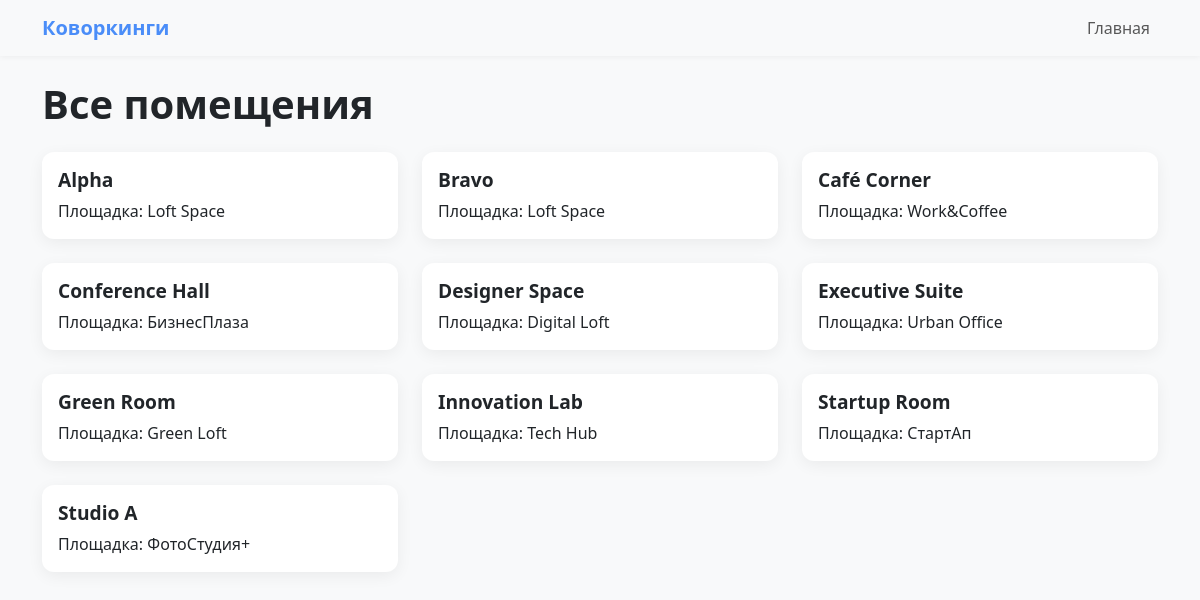
The page /places/ on the database its author committed.
### sait/models.py (models this page shows, shortened)
class Room(models.Model):
    location = models.ForeignKey(
        Location,
        on_delete=models.CASCADE,
        related_name='rooms',            # у Location появляется location.rooms
        verbose_name='Площадка'
    )
    name = models.CharField(
        max_length=150,
        verbose_name='Название комнаты'
    )
    capacity = models.PositiveIntegerField(
        verbose_name='Вместимость'
    )
    price_per_hour = models.DecimalField(
        max_digits=10,
        decimal_places=2,
        verbose_name='Цена за час'
    )
    description = models.TextField(
        blank=True,
        verbose_name='Описание комнаты'
    )
    rating = models.FloatField(
        default=0.0,
        verbose_name='Рейтинг')
    is_active = models.BooleanField(
        default=True,
        verbose_name='Активно')
    image = models.ImageField(
        upload_to='room_images/',
        blank=True,
        null=True)
    amenities = models.ManyToManyField(
        Amenity,
        through='RoomAmenity',
        related_name='rooms',
        verbose_name='Удобства'
    )
    created_at = models.DateTimeField(
        auto_now_add=True,
        verbose_name='Дата добавления'
    )
    class Meta:
        verbose_name = 'Комната'
        verbose_name_plural = 'Комнаты'
        ordering = ['location', 'name']
    @property
    def amenities_list(self) -> str:
        """
        Формирует строку из связанных Amenity через .all().
        Добавляем # type: ignore[attr-defined], чтобы IDE не ругалась.
        """
        return ", ".join([a.name for a in self.amenities.all()])  # type: ignore[attr-defined]
    amenities_list.fget.short_description = 'Список удобств'

class Location(models.Model):
    name: str = models.CharField(
        max_length=150,
        verbose_name='Название площадки'
    )
    address = models.TextField(
        verbose_name='Адрес'
    )
    description = models.TextField(
        blank=True,
        verbose_name='Описание площадки'
    )
    owner = models.ForeignKey(
        User,
        on_delete=models.SET_NULL,
        null=True,
        related_name='locations',       # у User появляется атрибут user.locations
        verbose_name='Владелец площадки'
    )
    created_at = models.DateTimeField(
        auto_now_add=True,
        verbose_name='Дата создания'
    )
    class Meta:
        verbose_name = 'Площадка'
        verbose_name_plural = 'Площадки'
        ordering = ['-created_at']
    @property
    def room_count(self) -> int:
        """
        Подсчитывает количество связанных Room через related_name='rooms'.
        Добавляем # type: ignore[attr-defined], чтобы IDE не ругалась.
        """
        return self.rooms.count()  # type: ignore[attr-defined]
    room_count.fget.short_description = 'Количество комнат'

### sait/views.py (the view)
# urls.py: path('places/', views.places_list, name='places_list'),
def places_list(request):
    rooms = Room.objects.filter(is_active=True).order_by('name')
    return render(request, 'places_list.html', {'rooms': rooms})

### sait/templates/places_list.html (shortened to what this page needs)
{% extends "base.html" %}
{% block content %}
<h1 class="mb-4">Все помещения</h1>
<div class="row">
  {% for room in rooms %}
  <div class="col-md-4">
    <div class="card mb-4">
      <div class="card-body">
        <h5 class="card-title">{{ room.name }}</h5>
        <p class="card-text">Площадка: {{ room.location.name }}</p>
      </div>
    </div>
  </div>
  {% endfor %}
</div>
{% endblock %}

### sait/css/custom.css (style rules this page uses)
body { background-color: #f8f9fa; font-family: 'Segoe UI', Tahoma, Geneva, Verdana, sans-serif; color: #343a40; margin: 0; padding: 0; }
h1, h2, h3 { font-weight: 700; color: #212529; margin-bottom: 1rem; }
.card { border: none; border-radius: 12px; overflow: hidden; box-shadow: 0 4px 16px rgba(0, 0, 0, 0.06); transition: transform 0.2s ease, box-shadow 0.2s ease; }
.card-title { font-size: 1.2rem; font-weight: 600; margin-bottom: 0.5rem; }

### rows shown on the page
Room: name "Alpha", location.name "Loft Space"
Room: name "Bravo", location.name "Loft Space"
Room: name "Café Corner", location.name "Work&Coffee"
Room: name "Conference Hall", location.name "БизнесПлаза"
Room: name "Designer Space", location.name "Digital Loft"
Room: name "Executive Suite", location.name "Urban Office"
Room: name "Green Room", location.name "Green Loft"
Room: name "Innovation Lab", location.name "Tech Hub"
Room: name "Startup Room", location.name "СтартАп"
Room: name "Studio A", location.name "ФотоСтудия+"
